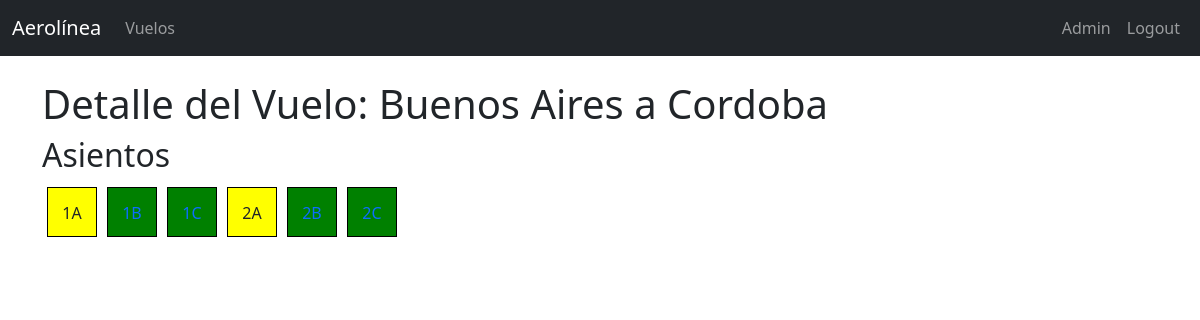
The app's page /vuelo/3/ (signed in) with its own data.
### gestion/models.py (models this page shows, shortened)
class Vuelo(models.Model):
    origen = models.CharField(max_length=100)
    destino = models.CharField(max_length=100)
    fecha_salida = models.DateTimeField()
    fecha_llegada = models.DateTimeField()
    precio = models.DecimalField(max_digits=10, decimal_places=2)
    avion = models.ForeignKey(Avion, on_delete=models.CASCADE, null=True)

class Asiento(models.Model):
    ESTADOS = (
        ('disponible', 'Disponible'),
        ('reservado', 'Reservado'),
        ('ocupado', 'Ocupado'),
    )
    vuelo = models.ForeignKey(Vuelo, on_delete=models.CASCADE)
    numero = models.CharField(max_length=10)
    estado = models.CharField(max_length=20, choices=ESTADOS, default='disponible')

### gestion/views.py (the view)
# urls.py: path('vuelo/<int:vuelo_id>/', views.detalle_vuelo, name='detalle_vuelo'),
def detalle_vuelo(request, vuelo_id):
    vuelo_service = VueloService()
    vuelo, asientos = vuelo_service.get_vuelo_details(vuelo_id)
    return render(request, 'gestion/detalle_vuelo.html', {'vuelo': vuelo, 'asientos': asientos})

### gestion/repositories.py (called while the page is built)
    def get_by_id(self, vuelo_id):
        return Vuelo.objects.get(pk=vuelo_id)

    def get_by_vuelo(self, vuelo):
        return Asiento.objects.filter(vuelo=vuelo)

### gestion/services.py (called while the page is built)
    def get_vuelo_details(self, vuelo_id):
        vuelo = self.vuelo_repository.get_by_id(vuelo_id)
        asientos = self.asiento_repository.get_by_vuelo(vuelo)
        return vuelo, asientos

### EFI/gestion/templates/gestion/detalle_vuelo.html (shortened to what this page needs)
{% extends 'gestion/base.html' %}
{% block content %}
    <h1>Detalle del Vuelo: {{ vuelo.origen }} a {{ vuelo.destino }}</h1>
    <h2>Asientos</h2>
    <div class="d-flex flex-wrap">
        {% for asiento in asientos %}
            {% if asiento.estado == 'disponible' %}
                <a href="{% url 'reservar_asiento' asiento.id %}" class="text-decoration-none">
                    <div class="asiento disponible">
                        {{ asiento.numero }}
                    </div>
                </a>
            {% else %}
                <div class="asiento {{ asiento.estado }}">
                    {{ asiento.numero }}
                </div>
            {% endif %}
        {% endfor %}
    </div>
{% endblock %}

### EFI/gestion/templates/gestion/detalle_vuelo.html (style rules this page uses)
.asiento { width: 50px; height: 50px; border: 1px solid black; margin: 5px; display: inline-block; text-align: center; line-height: 50px; }
.disponible { background-color: green; }
.reservado { background-color: yellow; }

### records on screen
Vuelo: origen "Buenos Aires", destino "Cordoba"
Asiento: numero "1A"
Asiento: numero "1B"
Asiento: numero "1C"
Asiento: numero "2A"
Asiento: numero "2B"
Asiento: numero "2C"
